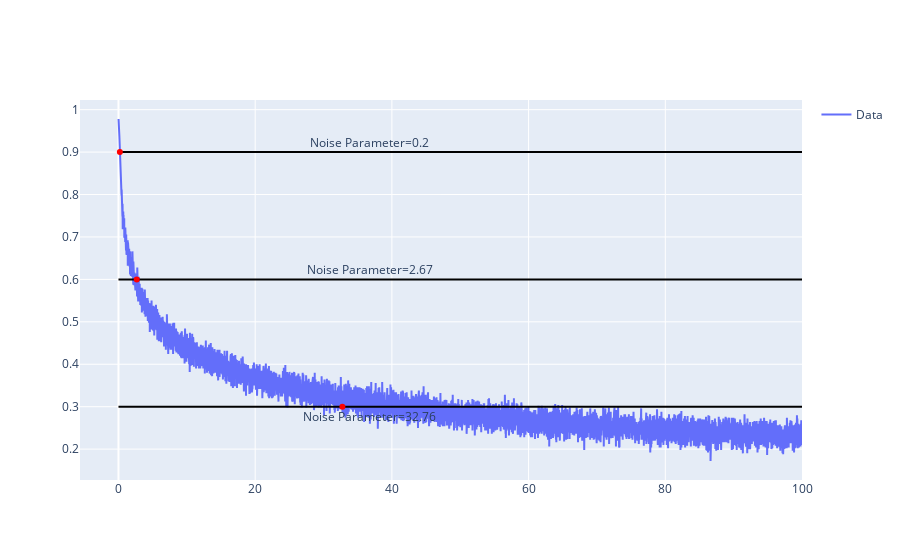

The notebook cell saved with this chart:
### Code cell
fig.add_scatter(x=[0,100],y=[0.30,0.30],mode='lines',line_color='black',showlegend=False)
fig.add_scatter(x=[0, 100], y=[0.60, 0.60], mode='lines', line_color='black', showlegend=False)
fig.add_scatter(x=[0, 100], y=[0.90, 0.90], mode='lines', line_color='black', showlegend=False)
fig.add_scatter(x=[32.76,2.67, 0.2], y=[0.30, 0.60,.90], mode='markers', marker_color='red', showlegend=False)
fig.add_annotation(x=0.2,y=0.90,text='Noise Parameter=0.2',showarrow=False,arrowhead=2,arrowsize=2,xshift=250,yshift=10)
fig.add_annotation(x=0.2,y=0.60,text='Noise Parameter=2.67',showarrow=False,arrowhead=2,arrowsize=2,xshift=250,yshift=10)
fig.add_annotation(x=0.2,y=0.3,text='Noise Parameter=32.76',showarrow=False,arrowhead=2,arrowsize=2,xshift=250,yshift=-10)

### Figure 1 — Plotly figure (JSON) as saved in the notebook; plotly's stock layout.template omitted (floating-point values rounded to 4 significant figures; data arrays with more than 128 entries replaced by an {"elided": "..."} marker saying what was removed)
{"data": [{"mode": "lines", "name": "Data", "x": {"elided": "10000 float values"}, "y": {"elided": "10000 float values"}, "type": "scatter"}, {"line": {"color": "black"}, "mode": "lines", "showlegend": false, "x": [0, 100], "y": [0.3, 0.3], "type": "scatter"}, {"line": {"color": "black"}, "mode": "lines", "showlegend": false, "x": [0, 100], "y": [0.6, 0.6], "type": "scatter"}, {"line": {"color": "black"}, "mode": "lines", "showlegend": false, "x": [0, 100], "y": [0.9, 0.9], "type": "scatter"}, {"marker": {"color": "red"}, "mode": "markers", "showlegend": false, "x": [32.76, 2.67, 0.2], "y": [0.3, 0.6, 0.9], "type": "scatter"}], "layout": {"annotations": [{"arrowhead": 2, "arrowsize": 2, "showarrow": false, "text": "Noise Parameter=0.2", "x": 0.2, "xshift": 250, "y": 0.9, "yshift": 10}, {"arrowhead": 2, "arrowsize": 2, "showarrow": false, "text": "Noise Parameter=2.67", "x": 0.2, "xshift": 250, "y": 0.6, "yshift": 10}, {"arrowhead": 2, "arrowsize": 2, "showarrow": false, "text": "Noise Parameter=32.76", "x": 0.2, "xshift": 250, "y": 0.3, "yshift": -10}]}}
